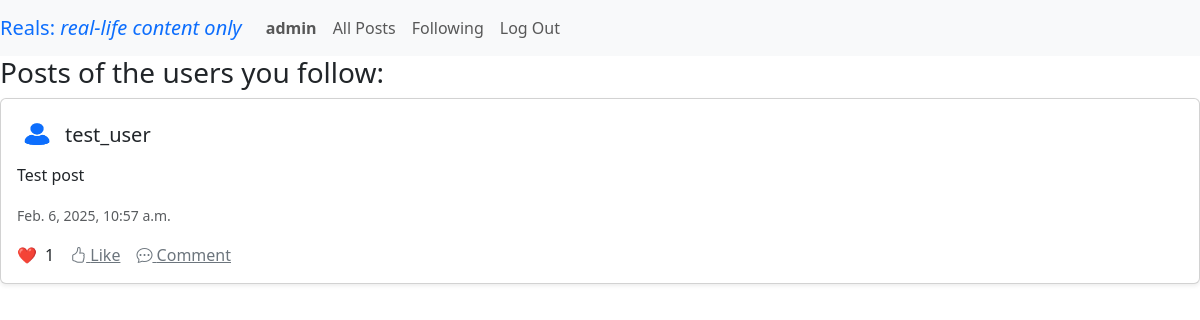
/followed_posts (signed in), run on an earlier commit of the app's database.
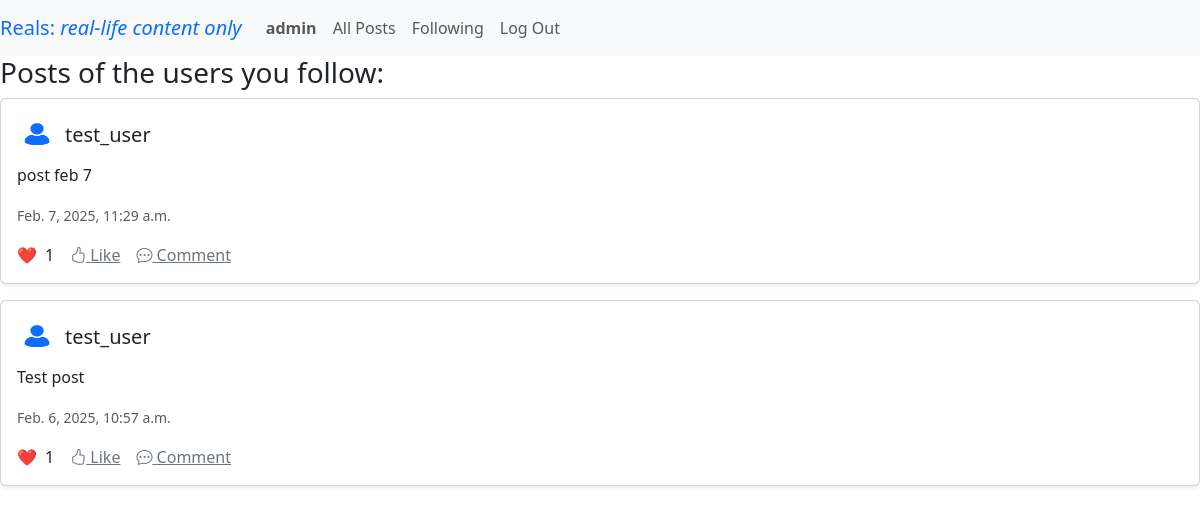
And on a later commit of the database.
### network/models.py (models this page shows, shortened)
class Post(models.Model):
    user = models.ForeignKey(User, on_delete=models.CASCADE, related_name="posts")
    content = models.TextField(max_length=1000)
    timestamp = models.DateTimeField(auto_now_add=True)
    likes = models.ManyToManyField(User, blank=True, related_name="liked_posts")
    active = models.BooleanField(default=True) # the admin can block users
    def like_count(self):
        return self.likes.count()
    class Meta:
        ordering = ['-timestamp']

class User(AbstractUser):
    pass

### network/views.py (the view)
# urls.py: path('followed_posts', views.followed_posts, name='followed_posts'),
@login_required
def followed_posts(request):
    followed_users = Following.objects.filter(follower=request.user).values_list('followed', flat=True)
    followed_posts = Post.objects.filter(user__in=followed_users).order_by('-timestamp')
    paginator = Paginator(followed_posts, 10)  # display 10 posts at a time
    page_number = request.GET.get('page')
    page_obj = paginator.get_page(page_number)
    return render(request, 'network/followed_posts.html', {'page_obj': page_obj})

### network/templates/network/followed_posts.html
{% extends "network/layout.html" %}
{% block body %}
<h3>  Posts of the users you follow: </h3>
{% include 'network/partials/posts.html' %}
{% endblock %}

### network/templates/network/partials/post.html (shortened to what this page needs)
{% load static %}
<div id="post-{{ post.id }}" class="card mb-3 shadow-sm rounded">
    <div class="card-body">
        <div class="d-flex align-items-center">
            <img src="{% static 'network/network_profile_user.jpg' %}" alt="Profile" class="rounded-circle me-2" width="40" height="40">
            <h5 class="card-title mb-0">
                <a href="{% url 'profile' user_id=post.user.id %}" class="text-dark text-decoration-none">
                    {{ post.user }}
                </a>
            </h5>
        </div>
        <p class="mt-2">{{ post.content }}</p>
        <small class="text-muted">{{ post.timestamp }}</small>
        <div class="d-flex align-items-center mt-3">
            <span class="text-danger me-2">❤️</span> <span class="me-3">{{ post.like_count }}</span>
            {% if user == post.user %}
                <button class="btn btn-primary"
                        hx-get="{% url 'edit_post' post_id=post.id %}"
                        hx-target="#post-{{ post.id }}"
                        hx-swap="outerHTML"
                        id="edit-btn">
                    <i class="bi bi-pencil-square"></i> Edit
                </button>
            {% else %}
                <a href="#" class="text-secondary me-3">
                    <i class="bi bi-hand-thumbs-up"></i> Like
                </a>
                <a href="#" class="text-secondary">
                    <i class="bi bi-chat-dots"></i> Comment
                </a>
            {% endif %}
        </div>
        </div>
</div>

What changed in the data, as far as the page shows it:
added Post: user "test_user", content "post feb 7", timestamp "Feb. 7, 2025, 11:29 a.m.", like_count "1", shows "Like"
